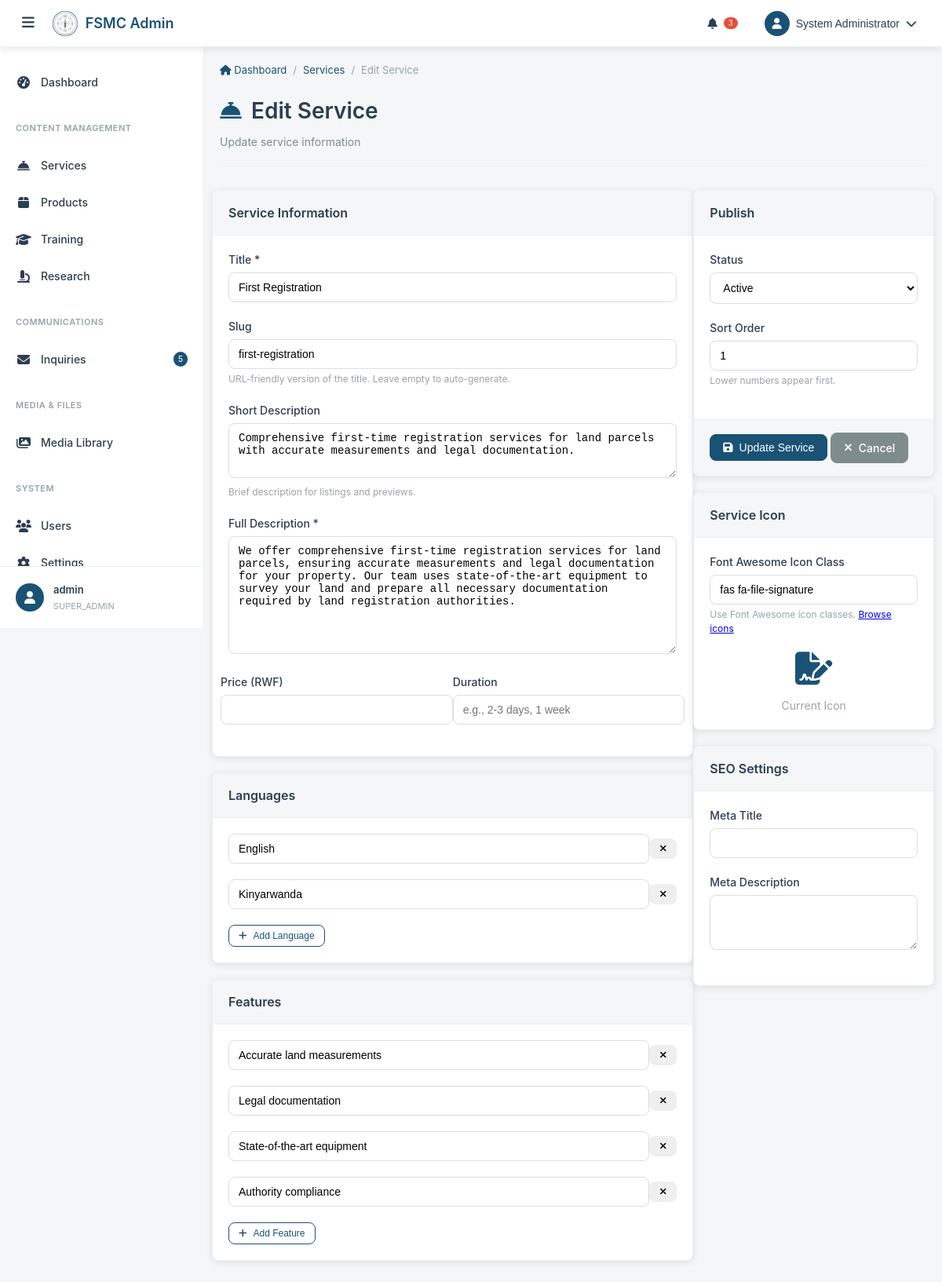
The page /admin/service_edit.php?id=1 (signed in) on the database its author committed.
### tables this page shows
CREATE TABLE services (
    id INT PRIMARY KEY AUTO_INCREMENT,
    title VARCHAR(200) NOT NULL,
    slug VARCHAR(200) UNIQUE NOT NULL,
    description TEXT NOT NULL,
    short_description VARCHAR(500),
    icon VARCHAR(100),
    languages JSON,
    price DECIMAL(10,2),
    duration VARCHAR(100),
    features JSON,
    image VARCHAR(255),
    gallery JSON,
    status ENUM('active', 'inactive', 'draft') DEFAULT 'active',
    sort_order INT DEFAULT 0,
    meta_title VARCHAR(200),
    meta_description VARCHAR(300),
    created_at TIMESTAMP DEFAULT CURRENT_TIMESTAMP,
    updated_at TIMESTAMP DEFAULT CURRENT_TIMESTAMP ON UPDATE CURRENT_TIMESTAMP
);

### admin/service_edit.php (the view, shortened to what the rows shown need)
<?php
require_once 'config/config.php';
$serviceId = intval($_GET['id'] ?? 0);
$isEdit = $serviceId > 0;
$pageTitle = $isEdit ? 'Edit Service' : 'Add New Service';
$pageIcon = 'fas fa-concierge-bell';
$service = null;
if ($isEdit) {
    $service = dbGetRow("SELECT * FROM services WHERE id = ?", [$serviceId]);
}
$formData = $service ?: [
    'title' => '',
    'slug' => '',
    'description' => '',
    'short_description' => '',
    'icon' => '',
    'languages' => '[]',
    'price' => '',
    'duration' => '',
    'features' => '[]',
    'status' => 'active',
    'sort_order' => 0,
    'meta_title' => '',
    'meta_description' => ''
];
$languages = json_decode($formData['languages'] ?? '[]', true) ?: [];
$features = json_decode($formData['features'] ?? '[]', true) ?: [];
include 'includes/header.php';
?>
<form method="POST" data-validate>
    <div class="row">
        <div class="col-8">
            <div class="card">
                <div class="card-body">
                    <div class="form-group">
                        <label for="title" class="form-label">Title *</label>
                        <input type="text" id="title" name="title" class="form-control"
                               value="<?php echo htmlspecialchars($formData['title']); ?>"
                               required maxlength="200">
                    </div>
                    <div class="form-group">
                        <label for="slug" class="form-label">Slug</label>
                        <input type="text" id="slug" name="slug" class="form-control"
                               value="<?php echo htmlspecialchars($formData['slug']); ?>"
                               maxlength="200">
                        <div class="form-text">URL-friendly version of the title. Leave empty to auto-generate.</div>
                    </div>
                    <div class="form-group">
                        <label for="short_description" class="form-label">Short Description</label>
                        <textarea id="short_description" name="short_description" class="form-control"
                                  rows="3" maxlength="500"><?php echo htmlspecialchars($formData['short_description']); ?></textarea>
                        <div class="form-text">Brief description for listings and previews.</div>
                    </div>
                    <div class="form-group">
                        <label for="description" class="form-label">Full Description *</label>
                        <textarea id="description" name="description" class="form-control"
                                  rows="8" required><?php echo htmlspecialchars($formData['description']); ?></textarea>
                    </div>
                </div>
            </div>
            <div class="card">
                <div class="card-body">
                    <div id="languages-container">
                        <?php foreach ($languages as $index => $language): ?>
                        <div class="form-group d-flex align-items-center language-item">
                            <input type="text" name="languages[]" class="form-control"
                                   value="<?php echo htmlspecialchars($language); ?>"
                                   placeholder="Language (e.g., English, Kinyarwanda)">
                            <button type="button" class="btn btn-outline-danger btn-sm ms-2 remove-language">
                                <i class="fas fa-times"></i>
                            </button>
                        </div>
                        <?php endforeach; ?>
                    </div>
                </div>
            </div>
            <div class="card">
                <div class="card-body">
                    <div id="features-container">
                        <?php foreach ($features as $index => $feature): ?>
                        <div class="form-group d-flex align-items-center feature-item">
                            <input type="text" name="features[]" class="form-control"
                                   value="<?php echo htmlspecialchars($feature); ?>"
                                   placeholder="Feature description">
                            <button type="button" class="btn btn-outline-danger btn-sm ms-2 remove-feature">
                                <i class="fas fa-times"></i>
                            </button>
                        </div>
                        <?php endforeach; ?>
                    </div>
                </div>
            </div>
        </div>
        <div class="col-4">
            <div class="card">
                <div class="card-body">
                    <div class="form-group">
                        <label for="status" class="form-label">Status</label>
                        <select id="status" name="status" class="form-control">
                            <option value="active" <?php echo $formData['status'] === 'active' ? 'selected' : ''; ?>>Active</option>
                        </select>
                    </div>
                    <div class="form-group">
                        <label for="sort_order" class="form-label">Sort Order</label>
                        <input type="number" id="sort_order" name="sort_order" class="form-control"
                               value="<?php echo htmlspecialchars($formData['sort_order']); ?>"
                               min="0">
                        <div class="form-text">Lower numbers appear first.</div>
                    </div>
                </div>
            </div>
            <div class="card">
                <div class="card-body">
                    <div class="form-group">
                        <label for="icon" class="form-label">Font Awesome Icon Class</label>
                        <input type="text" id="icon" name="icon" class="form-control"
                               value="<?php echo htmlspecialchars($formData['icon']); ?>"
                               placeholder="e.g., fas fa-concierge-bell">
                        <div class="form-text">
                            Use Font Awesome icon classes.
                            <a href="https://fontawesome.com/icons" target="_blank">Browse icons</a>
                        </div>
                    </div>
                </div>
            </div>
        </div>
    </div>
</form>
<?php include 'includes/footer.php'; ?>

### admin/includes/header.php (shortened to what the rows shown need)
<?php
$currentUser = getCurrentUser();
?>
<!DOCTYPE html>
<html lang="en">
<head>
    <link rel="stylesheet" href="https://cdnjs.cloudflare.com/ajax/libs/font-awesome/6.7.2/css/all.min.css">
    <link rel="stylesheet" href="assets/css/admin.css">
</head>
<body class="admin-body">
    <nav class="top-nav">
        <div class="nav-right">
            <div class="nav-item dropdown" id="userDropdown">
                <button class="nav-btn user-btn" data-toggle="dropdown">
                    <div class="user-avatar">
                        <i class="fas fa-user"></i>
                    </div>
                    <span class="user-name"><?php echo htmlspecialchars($currentUser['full_name']); ?></span>
                    <i class="fas fa-chevron-down"></i>
                </button>
            </div>
        </div>
    </nav>
    <aside class="sidebar" id="sidebar">
        <div class="sidebar-footer">
            <div class="sidebar-user">
                <div class="user-info">
                    <div class="user-name"><?php echo htmlspecialchars($currentUser['username']); ?></div>
                    <div class="user-role"><?php echo htmlspecialchars($currentUser['role']); ?></div>
                </div>
            </div>
        </div>
    </aside>
    <main class="main-content" id="mainContent">
        <div class="content-wrapper">
            <?php if (isset($pageTitle)): ?>
            <div class="page-header">
                <div class="page-header-content">
                    <h1 class="page-title">
                        <?php if (isset($pageIcon)): ?>
                            <i class="<?php echo $pageIcon; ?>"></i>
                        <?php endif; ?>
                        <?php echo htmlspecialchars($pageTitle); ?>
                    </h1>
                </div>
            </div>
            <?php endif; ?>
            <div class="page-content">

### rows shown on the page
services: title "First Registration", slug "first-registration", short_description "Comprehensive first-time registration services for land parcels with accurate measurements and legal documentation.", description "We offer comprehensive first-time registration services for land parcels, ensuring accurate measurements and legal documentation for your property. Our team uses state-of-the-art equipment to survey your land and prepare all necessary documentation required by land registration authorities.", languages "English", languages "Kinyarwanda", features "Accurate land measurements", features "Legal documentation", features "State-of-the-art equipment", features "Authority compliance", status "Active", sort_order "1", icon "fas fa-file-signature"

### other values the page prints
$currentUser['full_name'] "System Administrator"
$currentUser['username'] "admin"
$currentUser['role'] "SUPER_ADMIN"
$crumb['title'] "Services"
$crumb['title'] "Edit Service"
$pageTitle "Edit Service"
$pageDescription "Update service information"
